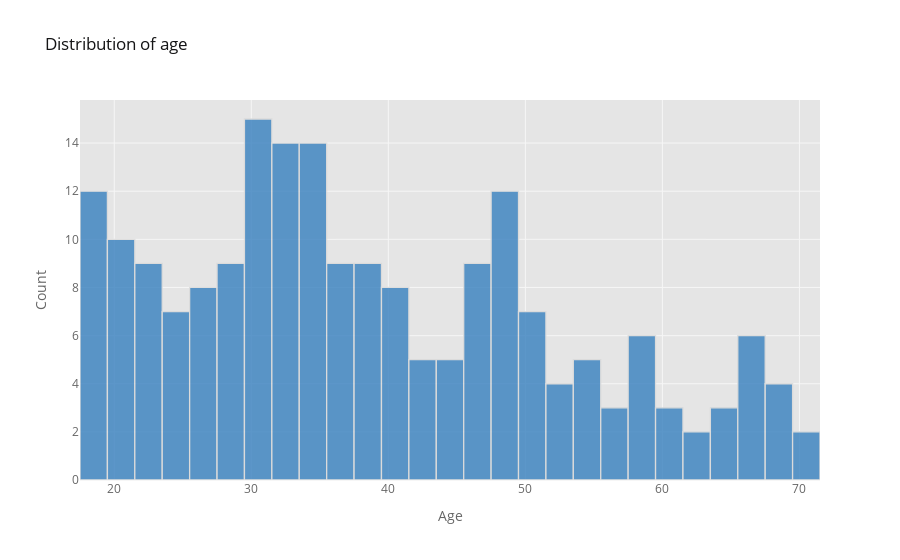

The notebook cell saved with this chart:
### Code cell
df['Age'].iplot(kind='hist', bins=30, xTitle='Age', yTitle='Count', title='Distribution of age', colors='blue')

### Figure 1 — Plotly figure (JSON) as saved in the notebook; plotly's stock layout.template omitted (floating-point values rounded to 4 significant figures; data arrays with more than 128 entries replaced by an {"elided": "..."} marker saying what was removed)
{"data": [{"histfunc": "count", "histnorm": "", "marker": {"color": "rgba(55, 128, 191, 1.0)", "line": {"color": "#D9D9D9", "width": 1.3}}, "name": "Age", "nbinsx": 30, "opacity": 0.8, "orientation": "v", "type": "histogram", "x": {"elided": "200 int values"}}], "layout": {"barmode": "overlay", "legend": {"bgcolor": "#FFFFFF", "font": {"color": "#666666"}}, "paper_bgcolor": "#FFFFFF", "plot_bgcolor": "#E5E5E5", "title": {"font": {"color": "#151516"}, "text": "Distribution of age"}, "xaxis": {"gridcolor": "#F6F6F6", "showgrid": true, "tickfont": {"color": "#666666"}, "title": {"font": {"color": "#666666"}, "text": "Age"}, "zerolinecolor": "#F6F6F6"}, "yaxis": {"gridcolor": "#F6F6F6", "showgrid": true, "tickfont": {"color": "#666666"}, "title": {"font": {"color": "#666666"}, "text": "Count"}, "zerolinecolor": "#F6F6F6"}}}
